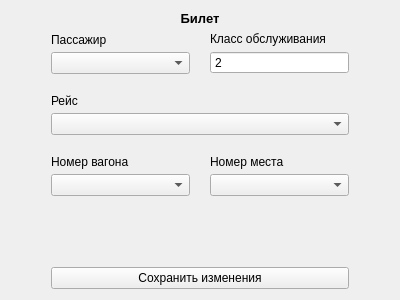
<?xml version="1.0" encoding="UTF-8"?>
<ui version="4.0">
 <class>UpdateTicketModal</class>
 <widget class="QWidget" name="UpdateTicketModal">
  <property name="geometry">
   <rect>
    <x>0</x>
    <y>0</y>
    <width>400</width>
    <height>300</height>
   </rect>
  </property>
  <property name="windowTitle">
   <string>Form</string>
  </property>
  <layout class="QVBoxLayout" name="verticalLayout_2">
   <item>
    <widget class="QLabel" name="label">
     <property name="styleSheet">
      <string notr="true">font-weight: 600; font-size: 10pt; color: black;</string>
     </property>
     <property name="text">
      <string>Билет</string>
     </property>
     <property name="alignment">
      <set>Qt::AlignCenter</set>
     </property>
    </widget>
   </item>
   <item>
    <layout class="QVBoxLayout" name="verticalLayout">
     <item>
      <layout class="QHBoxLayout" name="horizontalLayout" stretch="0,2,0">
       <item>
        <spacer name="horizontalSpacer">
         <property name="orientation">
          <enum>Qt::Horizontal</enum>
         </property>
         <property name="sizeHint" stdset="0">
          <size>
           <width>40</width>
           <height>20</height>
          </size>
         </property>
        </spacer>
       </item>
       <item>
        <layout class="QVBoxLayout" name="formLayout">
         <property name="spacing">
          <number>20</number>
         </property>
         <item>
          <layout class="QGridLayout" name="gridLayout" columnstretch="1,1">
           <property name="sizeConstraint">
            <enum>QLayout::SetMinimumSize</enum>
           </property>
           <item row="0" column="0">
            <layout class="QVBoxLayout" name="inputGroup_9">
             <property name="spacing">
              <number>5</number>
             </property>
             <item>
              <widget class="QLabel" name="passengerLabel">
               <property name="text">
                <string>Пассажир</string>
               </property>
              </widget>
             </item>
             <item>
              <widget class="QComboBox" name="passengerComboBox"/>
             </item>
            </layout>
           </item>
           <item row="3" column="1">
            <layout class="QVBoxLayout" name="inputGroup_10">
             <property name="spacing">
              <number>5</number>
             </property>
             <item>
              <widget class="QLabel" name="seatNoLabel">
               <property name="text">
                <string>Номер места</string>
               </property>
              </widget>
             </item>
             <item>
              <widget class="QComboBox" name="seatNoComboBox"/>
             </item>
            </layout>
           </item>
           <item row="3" column="0">
            <layout class="QVBoxLayout" name="inputGroup_11">
             <property name="spacing">
              <number>5</number>
             </property>
             <item>
              <widget class="QLabel" name="railcarNoLabel">
               <property name="text">
                <string>Номер вагона</string>
               </property>
              </widget>
             </item>
             <item>
              <widget class="QComboBox" name="railCarNoComboBox"/>
             </item>
            </layout>
           </item>
           <item row="0" column="1">
            <layout class="QVBoxLayout" name="inputGroup_12">
             <property name="spacing">
              <number>5</number>
             </property>
             <item>
              <widget class="QLabel" name="railcarClassLabel">
               <property name="text">
                <string>Класс обслуживания</string>
               </property>
              </widget>
             </item>
             <item>
              <widget class="QSpinBox" name="railcarClassInput">
               <property name="buttonSymbols">
                <enum>QAbstractSpinBox::NoButtons</enum>
               </property>
               <property name="minimum">
                <number>1</number>
               </property>
               <property name="maximum">
                <number>2</number>
               </property>
               <property name="value">
                <number>2</number>
               </property>
              </widget>
             </item>
            </layout>
           </item>
           <item row="1" column="0" colspan="2">
            <layout class="QVBoxLayout" name="inputGroup_7">
             <property name="spacing">
              <number>5</number>
             </property>
             <item>
              <widget class="QLabel" name="scheduleLabel">
               <property name="text">
                <string>Рейс</string>
               </property>
              </widget>
             </item>
             <item>
              <widget class="QComboBox" name="scheduleComboBox"/>
             </item>
            </layout>
           </item>
          </layout>
         </item>
         <item>
          <spacer name="verticalSpacer_2">
           <property name="orientation">
            <enum>Qt::Vertical</enum>
           </property>
           <property name="sizeHint" stdset="0">
            <size>
             <width>20</width>
             <height>40</height>
            </size>
           </property>
          </spacer>
         </item>
         <item>
          <widget class="QPushButton" name="updateButton">
           <property name="cursor">
            <cursorShape>PointingHandCursor</cursorShape>
           </property>
           <property name="text">
            <string>Сохранить изменения</string>
           </property>
          </widget>
         </item>
        </layout>
       </item>
       <item>
        <spacer name="horizontalSpacer_2">
         <property name="orientation">
          <enum>Qt::Horizontal</enum>
         </property>
         <property name="sizeHint" stdset="0">
          <size>
           <width>40</width>
           <height>20</height>
          </size>
         </property>
        </spacer>
       </item>
      </layout>
     </item>
    </layout>
   </item>
  </layout>
 </widget>
 <resources/>
 <connections/>
</ui>
